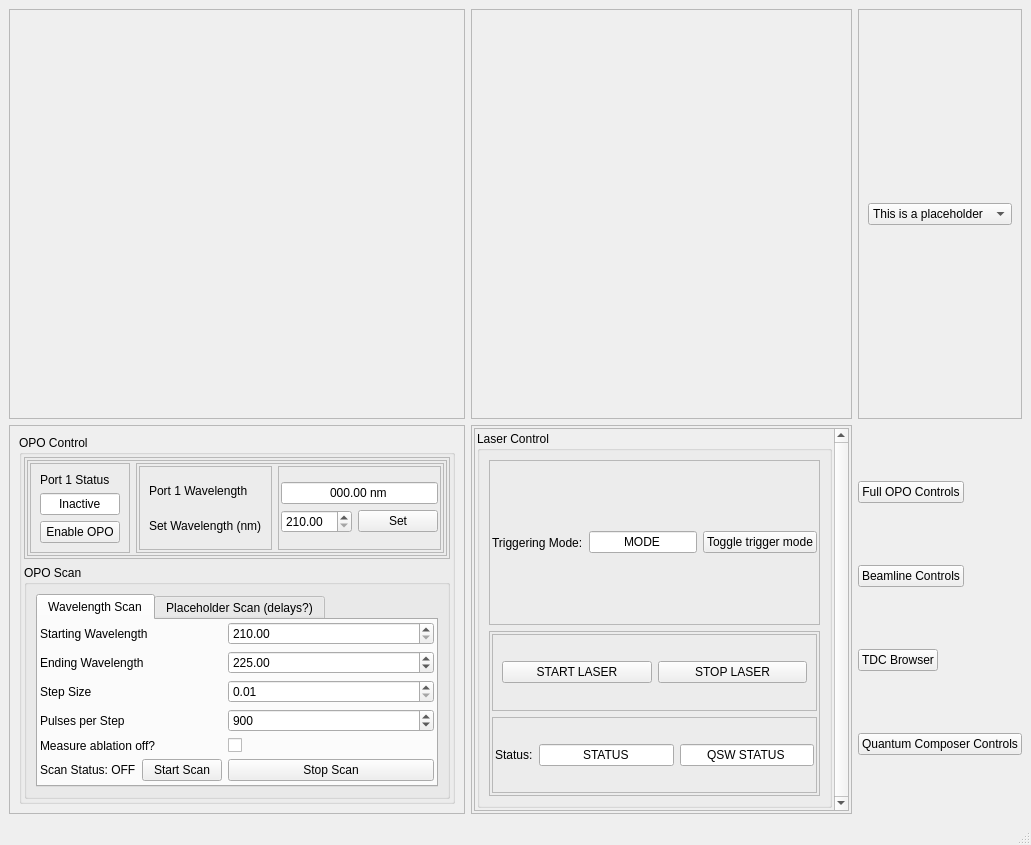
<?xml version="1.0" encoding="UTF-8"?>
<ui version="4.0">
 <class>MainWindow</class>
 <widget class="QMainWindow" name="MainWindow">
  <property name="geometry">
   <rect>
    <x>0</x>
    <y>0</y>
    <width>884</width>
    <height>845</height>
   </rect>
  </property>
  <property name="windowTitle">
   <string>MainWindow</string>
  </property>
  <widget class="QWidget" name="centralwidget">
   <layout class="QGridLayout" name="gridLayout_2">
    <item row="1" column="1">
     <layout class="QGridLayout" name="gridLayout">
      <item row="6" column="0">
       <widget class="QFrame" name="frameOPO">
        <property name="sizePolicy">
         <sizepolicy hsizetype="Preferred" vsizetype="Preferred">
          <horstretch>1</horstretch>
          <verstretch>0</verstretch>
         </sizepolicy>
        </property>
        <property name="frameShape">
         <enum>QFrame::Shape::StyledPanel</enum>
        </property>
        <property name="frameShadow">
         <enum>QFrame::Shadow::Raised</enum>
        </property>
        <layout class="QVBoxLayout" name="verticalLayout_15">
         <item>
          <widget class="QGroupBox" name="groupBox">
           <property name="title">
            <string>OPO Control</string>
           </property>
           <layout class="QVBoxLayout" name="verticalLayout_6">
            <property name="leftMargin">
             <number>2</number>
            </property>
            <property name="topMargin">
             <number>2</number>
            </property>
            <property name="rightMargin">
             <number>2</number>
            </property>
            <property name="bottomMargin">
             <number>2</number>
            </property>
            <item>
             <widget class="QFrame" name="frame_8">
              <property name="frameShape">
               <enum>QFrame::Shape::StyledPanel</enum>
              </property>
              <property name="frameShadow">
               <enum>QFrame::Shadow::Raised</enum>
              </property>
              <layout class="QHBoxLayout" name="horizontalLayout_5">
               <property name="leftMargin">
                <number>2</number>
               </property>
               <property name="topMargin">
                <number>2</number>
               </property>
               <property name="rightMargin">
                <number>2</number>
               </property>
               <property name="bottomMargin">
                <number>2</number>
               </property>
               <item>
                <widget class="QFrame" name="frame">
                 <property name="frameShape">
                  <enum>QFrame::Shape::StyledPanel</enum>
                 </property>
                 <property name="frameShadow">
                  <enum>QFrame::Shadow::Raised</enum>
                 </property>
                 <layout class="QHBoxLayout" name="horizontalLayout">
                  <property name="leftMargin">
                   <number>2</number>
                  </property>
                  <property name="topMargin">
                   <number>2</number>
                  </property>
                  <property name="rightMargin">
                   <number>2</number>
                  </property>
                  <property name="bottomMargin">
                   <number>2</number>
                  </property>
                  <item>
                   <widget class="QFrame" name="frame_5">
                    <property name="frameShape">
                     <enum>QFrame::Shape::StyledPanel</enum>
                    </property>
                    <property name="frameShadow">
                     <enum>QFrame::Shadow::Raised</enum>
                    </property>
                    <layout class="QVBoxLayout" name="verticalLayout_3">
                     <item>
                      <widget class="QLabel" name="label">
                       <property name="text">
                        <string>Port 1 Status</string>
                       </property>
                      </widget>
                     </item>
                     <item>
                      <widget class="QLineEdit" name="Port1Status">
                       <property name="text">
                        <string>Inactive</string>
                       </property>
                       <property name="alignment">
                        <set>Qt::AlignmentFlag::AlignCenter</set>
                       </property>
                       <property name="readOnly">
                        <bool>true</bool>
                       </property>
                      </widget>
                     </item>
                     <item>
                      <widget class="QPushButton" name="pushButtonToggleOPO">
                       <property name="text">
                        <string>Enable OPO</string>
                       </property>
                      </widget>
                     </item>
                    </layout>
                   </widget>
                  </item>
                  <item>
                   <widget class="QFrame" name="frame_2">
                    <property name="sizePolicy">
                     <sizepolicy hsizetype="Preferred" vsizetype="Preferred">
                      <horstretch>0</horstretch>
                      <verstretch>1</verstretch>
                     </sizepolicy>
                    </property>
                    <property name="frameShape">
                     <enum>QFrame::Shape::StyledPanel</enum>
                    </property>
                    <property name="frameShadow">
                     <enum>QFrame::Shadow::Raised</enum>
                    </property>
                    <layout class="QHBoxLayout" name="horizontalLayout_2">
                     <property name="leftMargin">
                      <number>2</number>
                     </property>
                     <property name="topMargin">
                      <number>2</number>
                     </property>
                     <property name="rightMargin">
                      <number>2</number>
                     </property>
                     <property name="bottomMargin">
                      <number>2</number>
                     </property>
                     <item>
                      <widget class="QFrame" name="frame_12">
                       <property name="frameShape">
                        <enum>QFrame::Shape::StyledPanel</enum>
                       </property>
                       <property name="frameShadow">
                        <enum>QFrame::Shadow::Raised</enum>
                       </property>
                       <layout class="QVBoxLayout" name="verticalLayout_13">
                        <item>
                         <widget class="QLabel" name="label_14">
                          <property name="text">
                           <string>Port 1 Wavelength</string>
                          </property>
                         </widget>
                        </item>
                        <item>
                         <widget class="QLabel" name="label_2">
                          <property name="text">
                           <string>Set Wavelength (nm)</string>
                          </property>
                         </widget>
                        </item>
                       </layout>
                      </widget>
                     </item>
                     <item>
                      <widget class="QFrame" name="frame_3">
                       <property name="sizePolicy">
                        <sizepolicy hsizetype="Preferred" vsizetype="Preferred">
                         <horstretch>0</horstretch>
                         <verstretch>1</verstretch>
                        </sizepolicy>
                       </property>
                       <property name="frameShape">
                        <enum>QFrame::Shape::StyledPanel</enum>
                       </property>
                       <property name="frameShadow">
                        <enum>QFrame::Shadow::Raised</enum>
                       </property>
                       <layout class="QVBoxLayout" name="verticalLayout_8">
                        <property name="leftMargin">
                         <number>2</number>
                        </property>
                        <property name="topMargin">
                         <number>2</number>
                        </property>
                        <property name="rightMargin">
                         <number>2</number>
                        </property>
                        <property name="bottomMargin">
                         <number>2</number>
                        </property>
                        <item>
                         <layout class="QGridLayout" name="gridLayout_3">
                          <item row="1" column="2">
                           <widget class="QPushButton" name="pushButtonOPOSet">
                            <property name="text">
                             <string>Set</string>
                            </property>
                           </widget>
                          </item>
                          <item row="0" column="1" colspan="2">
                           <widget class="QLineEdit" name="lineEditOPOCurrent">
                            <property name="sizePolicy">
                             <sizepolicy hsizetype="Preferred" vsizetype="Fixed">
                              <horstretch>0</horstretch>
                              <verstretch>0</verstretch>
                             </sizepolicy>
                            </property>
                            <property name="text">
                             <string>000.00 nm</string>
                            </property>
                            <property name="alignment">
                             <set>Qt::AlignmentFlag::AlignCenter</set>
                            </property>
                            <property name="readOnly">
                             <bool>true</bool>
                            </property>
                           </widget>
                          </item>
                          <item row="1" column="1">
                           <widget class="QDoubleSpinBox" name="doubleSpinBoxSetOPOWavelength">
                            <property name="minimum">
                             <double>210.000000000000000</double>
                            </property>
                            <property name="maximum">
                             <double>2300.000000000000000</double>
                            </property>
                            <property name="singleStep">
                             <double>0.010000000000000</double>
                            </property>
                            <property name="value">
                             <double>210.000000000000000</double>
                            </property>
                           </widget>
                          </item>
                         </layout>
                        </item>
                       </layout>
                      </widget>
                     </item>
                    </layout>
                   </widget>
                  </item>
                 </layout>
                </widget>
               </item>
              </layout>
             </widget>
            </item>
            <item>
             <widget class="QGroupBox" name="groupBox_2">
              <property name="sizePolicy">
               <sizepolicy hsizetype="Preferred" vsizetype="Preferred">
                <horstretch>0</horstretch>
                <verstretch>1</verstretch>
               </sizepolicy>
              </property>
              <property name="title">
               <string>OPO Scan</string>
              </property>
              <layout class="QVBoxLayout" name="verticalLayout_10">
               <item>
                <widget class="QTabWidget" name="tabWidgetScan">
                 <property name="toolTip">
                  <string/>
                 </property>
                 <property name="currentIndex">
                  <number>0</number>
                 </property>
                 <widget class="QWidget" name="TabScanWavelength">
                  <attribute name="title">
                   <string>Wavelength Scan</string>
                  </attribute>
                  <layout class="QVBoxLayout" name="verticalLayout_11">
                   <property name="leftMargin">
                    <number>2</number>
                   </property>
                   <property name="topMargin">
                    <number>2</number>
                   </property>
                   <property name="rightMargin">
                    <number>2</number>
                   </property>
                   <property name="bottomMargin">
                    <number>2</number>
                   </property>
                   <item>
                    <layout class="QFormLayout" name="formLayout">
                     <item row="0" column="0">
                      <widget class="QLabel" name="label_5">
                       <property name="text">
                        <string>Starting Wavelength</string>
                       </property>
                      </widget>
                     </item>
                     <item row="0" column="1">
                      <widget class="QDoubleSpinBox" name="doubleSpinBoxScanStartingWavelength">
                       <property name="minimum">
                        <double>210.000000000000000</double>
                       </property>
                       <property name="maximum">
                        <double>2300.000000000000000</double>
                       </property>
                       <property name="singleStep">
                        <double>0.010000000000000</double>
                       </property>
                       <property name="value">
                        <double>210.000000000000000</double>
                       </property>
                      </widget>
                     </item>
                     <item row="1" column="0">
                      <widget class="QLabel" name="label_6">
                       <property name="text">
                        <string>Ending Wavelength</string>
                       </property>
                      </widget>
                     </item>
                     <item row="2" column="0">
                      <widget class="QLabel" name="label_7">
                       <property name="text">
                        <string>Step Size</string>
                       </property>
                      </widget>
                     </item>
                     <item row="2" column="1">
                      <widget class="QDoubleSpinBox" name="doubleSpinBoxScanStepSize">
                       <property name="minimum">
                        <double>0.010000000000000</double>
                       </property>
                       <property name="singleStep">
                        <double>0.010000000000000</double>
                       </property>
                       <property name="value">
                        <double>0.010000000000000</double>
                       </property>
                      </widget>
                     </item>
                     <item row="3" column="0">
                      <widget class="QLabel" name="label_8">
                       <property name="text">
                        <string>Pulses per Step</string>
                       </property>
                      </widget>
                     </item>
                     <item row="3" column="1">
                      <widget class="QSpinBox" name="spinBoxScanPulsesPerStep">
                       <property name="minimum">
                        <number>1</number>
                       </property>
                       <property name="maximum">
                        <number>100000</number>
                       </property>
                       <property name="value">
                        <number>900</number>
                       </property>
                      </widget>
                     </item>
                     <item row="5" column="0">
                      <widget class="QFrame" name="frame_10">
                       <property name="frameShape">
                        <enum>QFrame::Shape::NoFrame</enum>
                       </property>
                       <property name="frameShadow">
                        <enum>QFrame::Shadow::Plain</enum>
                       </property>
                       <layout class="QHBoxLayout" name="horizontalLayout_8">
                        <property name="leftMargin">
                         <number>0</number>
                        </property>
                        <property name="topMargin">
                         <number>0</number>
                        </property>
                        <property name="rightMargin">
                         <number>0</number>
                        </property>
                        <property name="bottomMargin">
                         <number>0</number>
                        </property>
                        <item>
                         <widget class="QLabel" name="labelScanStatus">
                          <property name="text">
                           <string>Scan Status: OFF</string>
                          </property>
                         </widget>
                        </item>
                        <item>
                         <widget class="QPushButton" name="pushButtonStartScan">
                          <property name="text">
                           <string>Start Scan</string>
                          </property>
                          <property name="default">
                           <bool>false</bool>
                          </property>
                          <property name="flat">
                           <bool>false</bool>
                          </property>
                         </widget>
                        </item>
                       </layout>
                      </widget>
                     </item>
                     <item row="5" column="1">
                      <widget class="QFrame" name="frame_11">
                       <property name="frameShape">
                        <enum>QFrame::Shape::NoFrame</enum>
                       </property>
                       <property name="frameShadow">
                        <enum>QFrame::Shadow::Plain</enum>
                       </property>
                       <layout class="QHBoxLayout" name="horizontalLayout_9">
                        <property name="leftMargin">
                         <number>0</number>
                        </property>
                        <property name="topMargin">
                         <number>0</number>
                        </property>
                        <property name="rightMargin">
                         <number>0</number>
                        </property>
                        <property name="bottomMargin">
                         <number>0</number>
                        </property>
                        <item>
                         <widget class="QPushButton" name="pushButtonStopScan">
                          <property name="text">
                           <string>Stop Scan</string>
                          </property>
                          <property name="default">
                           <bool>false</bool>
                          </property>
                          <property name="flat">
                           <bool>false</bool>
                          </property>
                         </widget>
                        </item>
                       </layout>
                      </widget>
                     </item>
                     <item row="1" column="1">
                      <widget class="QDoubleSpinBox" name="doubleSpinBoxScanEndingWavelength">
                       <property name="minimum">
                        <double>210.000000000000000</double>
                       </property>
                       <property name="maximum">
                        <double>2300.000000000000000</double>
                       </property>
                       <property name="singleStep">
                        <double>0.010000000000000</double>
                       </property>
                       <property name="value">
                        <double>225.000000000000000</double>
                       </property>
                      </widget>
                     </item>
                     <item row="4" column="0">
                      <widget class="QLabel" name="label_13">
                       <property name="text">
                        <string>Measure ablation off?</string>
                       </property>
                      </widget>
                     </item>
                     <item row="4" column="1">
                      <widget class="QCheckBox" name="checkBoxScanMeasureAblationOff">
                       <property name="text">
                        <string/>
                       </property>
                      </widget>
                     </item>
                    </layout>
                   </item>
                  </layout>
                 </widget>
                 <widget class="QWidget" name="tab_6">
                  <attribute name="title">
                   <string>Placeholder Scan (delays?)</string>
                  </attribute>
                  <layout class="QVBoxLayout" name="verticalLayout_12">
                   <property name="leftMargin">
                    <number>2</number>
                   </property>
                   <property name="topMargin">
                    <number>2</number>
                   </property>
                   <property name="rightMargin">
                    <number>2</number>
                   </property>
                   <property name="bottomMargin">
                    <number>2</number>
                   </property>
                   <item>
                    <layout class="QFormLayout" name="formLayout_2">
                     <item row="0" column="0">
                      <widget class="QLabel" name="label_9">
                       <property name="text">
                        <string>Placeholder</string>
                       </property>
                      </widget>
                     </item>
                     <item row="1" column="0">
                      <widget class="QLabel" name="label_10">
                       <property name="text">
                        <string>Ending Wavelength</string>
                       </property>
                      </widget>
                     </item>
                     <item row="2" column="0">
                      <widget class="QLabel" name="label_11">
                       <property name="text">
                        <string>Step Size</string>
                       </property>
                      </widget>
                     </item>
                     <item row="2" column="1">
                      <widget class="QDoubleSpinBox" name="doubleSpinBox_4">
                       <property name="singleStep">
                        <double>0.010000000000000</double>
                       </property>
                       <property name="value">
                        <double>0.010000000000000</double>
                       </property>
                      </widget>
                     </item>
                     <item row="3" column="0">
                      <widget class="QLabel" name="label_12">
                       <property name="text">
                        <string>Pulses per Step</string>
                       </property>
                      </widget>
                     </item>
                     <item row="3" column="1">
                      <widget class="QSpinBox" name="spinBox_2"/>
                     </item>
                     <item row="0" column="1">
                      <widget class="QDoubleSpinBox" name="doubleSpinBox_5">
                       <property name="minimum">
                        <double>210.000000000000000</double>
                       </property>
                       <property name="maximum">
                        <double>2300.000000000000000</double>
                       </property>
                       <property name="singleStep">
                        <double>0.010000000000000</double>
                       </property>
                       <property name="value">
                        <double>210.000000000000000</double>
                       </property>
                      </widget>
                     </item>
                     <item row="1" column="1">
                      <widget class="QDoubleSpinBox" name="doubleSpinBox_6">
                       <property name="singleStep">
                        <double>0.010000000000000</double>
                       </property>
                       <property name="value">
                        <double>0.010000000000000</double>
                       </property>
                      </widget>
                     </item>
                     <item row="4" column="0">
                      <widget class="QPushButton" name="pushButton_8">
                       <property name="text">
                        <string>Start Scan</string>
                       </property>
                      </widget>
                     </item>
                     <item row="4" column="1">
                      <widget class="QPushButton" name="pushButton_9">
                       <property name="text">
                        <string>Stop Scan</string>
                       </property>
                      </widget>
                     </item>
                    </layout>
                   </item>
                  </layout>
                 </widget>
                </widget>
               </item>
              </layout>
             </widget>
            </item>
           </layout>
          </widget>
         </item>
        </layout>
       </widget>
      </item>
      <item row="6" column="2">
       <layout class="QVBoxLayout" name="verticalLayout_17">
        <item>
         <widget class="QPushButton" name="pushButtonOpenOPOGUI">
          <property name="sizePolicy">
           <sizepolicy hsizetype="Fixed" vsizetype="Fixed">
            <horstretch>0</horstretch>
            <verstretch>0</verstretch>
           </sizepolicy>
          </property>
          <property name="text">
           <string>Full OPO Controls</string>
          </property>
         </widget>
        </item>
        <item>
         <widget class="QPushButton" name="pushButtonOpenBeamlineGui">
          <property name="sizePolicy">
           <sizepolicy hsizetype="Fixed" vsizetype="Fixed">
            <horstretch>0</horstretch>
            <verstretch>0</verstretch>
           </sizepolicy>
          </property>
          <property name="text">
           <string>Beamline Controls</string>
          </property>
         </widget>
        </item>
        <item>
         <widget class="QPushButton" name="pushButtonOpenTDCBrowser">
          <property name="sizePolicy">
           <sizepolicy hsizetype="Fixed" vsizetype="Fixed">
            <horstretch>0</horstretch>
            <verstretch>0</verstretch>
           </sizepolicy>
          </property>
          <property name="text">
           <string>TDC Browser</string>
          </property>
         </widget>
        </item>
        <item>
         <widget class="QPushButton" name="pushButtonOpenQC">
          <property name="sizePolicy">
           <sizepolicy hsizetype="Fixed" vsizetype="Fixed">
            <horstretch>0</horstretch>
            <verstretch>0</verstretch>
           </sizepolicy>
          </property>
          <property name="text">
           <string>Quantum Composer Controls</string>
          </property>
         </widget>
        </item>
       </layout>
      </item>
      <item row="5" column="2">
       <widget class="QFrame" name="framePlaceholder">
        <property name="sizePolicy">
         <sizepolicy hsizetype="Preferred" vsizetype="Preferred">
          <horstretch>0</horstretch>
          <verstretch>0</verstretch>
         </sizepolicy>
        </property>
        <property name="frameShape">
         <enum>QFrame::Shape::StyledPanel</enum>
        </property>
        <property name="frameShadow">
         <enum>QFrame::Shadow::Raised</enum>
        </property>
        <layout class="QVBoxLayout" name="verticalLayout_18">
         <item>
          <widget class="QComboBox" name="comboBox">
           <item>
            <property name="text">
             <string>This is a placeholder</string>
            </property>
           </item>
          </widget>
         </item>
        </layout>
       </widget>
      </item>
      <item row="5" column="0">
       <widget class="QFrame" name="frameTDC">
        <property name="sizePolicy">
         <sizepolicy hsizetype="Preferred" vsizetype="Preferred">
          <horstretch>1</horstretch>
          <verstretch>1</verstretch>
         </sizepolicy>
        </property>
        <property name="frameShape">
         <enum>QFrame::Shape::StyledPanel</enum>
        </property>
        <property name="frameShadow">
         <enum>QFrame::Shadow::Raised</enum>
        </property>
        <layout class="QVBoxLayout" name="verticalLayout_14"/>
       </widget>
      </item>
      <item row="6" column="1">
       <widget class="QFrame" name="frameLaser">
        <property name="sizePolicy">
         <sizepolicy hsizetype="MinimumExpanding" vsizetype="Preferred">
          <horstretch>1</horstretch>
          <verstretch>0</verstretch>
         </sizepolicy>
        </property>
        <property name="frameShape">
         <enum>QFrame::Shape::StyledPanel</enum>
        </property>
        <property name="frameShadow">
         <enum>QFrame::Shadow::Raised</enum>
        </property>
        <layout class="QVBoxLayout" name="verticalLayout_4">
         <property name="leftMargin">
          <number>2</number>
         </property>
         <property name="topMargin">
          <number>2</number>
         </property>
         <property name="rightMargin">
          <number>2</number>
         </property>
         <property name="bottomMargin">
          <number>2</number>
         </property>
         <item>
          <widget class="QScrollArea" name="scrollArea">
           <property name="sizePolicy">
            <sizepolicy hsizetype="Expanding" vsizetype="Expanding">
             <horstretch>0</horstretch>
             <verstretch>0</verstretch>
            </sizepolicy>
           </property>
           <property name="verticalScrollBarPolicy">
            <enum>Qt::ScrollBarPolicy::ScrollBarAlwaysOn</enum>
           </property>
           <property name="horizontalScrollBarPolicy">
            <enum>Qt::ScrollBarPolicy::ScrollBarAlwaysOff</enum>
           </property>
           <property name="widgetResizable">
            <bool>true</bool>
           </property>
           <widget class="QWidget" name="scrollAreaWidgetContents">
            <property name="geometry">
             <rect>
              <x>0</x>
              <y>0</y>
              <width>328</width>
              <height>429</height>
             </rect>
            </property>
            <property name="sizePolicy">
             <sizepolicy hsizetype="Preferred" vsizetype="Expanding">
              <horstretch>0</horstretch>
              <verstretch>0</verstretch>
             </sizepolicy>
            </property>
            <layout class="QVBoxLayout" name="verticalLayout_7">
             <property name="leftMargin">
              <number>2</number>
             </property>
             <property name="topMargin">
              <number>2</number>
             </property>
             <property name="rightMargin">
              <number>2</number>
             </property>
             <property name="bottomMargin">
              <number>2</number>
             </property>
             <item>
              <widget class="QGroupBox" name="groupBox_3">
               <property name="sizePolicy">
                <sizepolicy hsizetype="Preferred" vsizetype="Preferred">
                 <horstretch>0</horstretch>
                 <verstretch>1</verstretch>
                </sizepolicy>
               </property>
               <property name="title">
                <string>Laser Control</string>
               </property>
               <layout class="QGridLayout" name="gridLayout_4">
                <item row="0" column="0">
                 <widget class="QFrame" name="frame_9">
                  <property name="frameShape">
                   <enum>QFrame::Shape::StyledPanel</enum>
                  </property>
                  <property name="frameShadow">
                   <enum>QFrame::Shadow::Raised</enum>
                  </property>
                  <layout class="QHBoxLayout" name="horizontalLayout_6">
                   <property name="leftMargin">
                    <number>2</number>
                   </property>
                   <property name="topMargin">
                    <number>2</number>
                   </property>
                   <property name="rightMargin">
                    <number>2</number>
                   </property>
                   <property name="bottomMargin">
                    <number>2</number>
                   </property>
                   <item>
                    <widget class="QLabel" name="label_4">
                     <property name="text">
                      <string>Triggering Mode:</string>
                     </property>
                    </widget>
                   </item>
                   <item>
                    <widget class="QLineEdit" name="lineEditTrigMode">
                     <property name="text">
                      <string>MODE</string>
                     </property>
                     <property name="frame">
                      <bool>true</bool>
                     </property>
                     <property name="alignment">
                      <set>Qt::AlignmentFlag::AlignCenter</set>
                     </property>
                     <property name="readOnly">
                      <bool>true</bool>
                     </property>
                    </widget>
                   </item>
                   <item>
                    <widget class="QPushButton" name="pushButtonToggleTrigMode">
                     <property name="text">
                      <string>Toggle trigger mode</string>
                     </property>
                    </widget>
                   </item>
                  </layout>
                 </widget>
                </item>
                <item row="1" column="0">
                 <widget class="QFrame" name="frame_7">
                  <property name="frameShape">
                   <enum>QFrame::Shape::StyledPanel</enum>
                  </property>
                  <property name="frameShadow">
                   <enum>QFrame::Shadow::Raised</enum>
                  </property>
                  <layout class="QVBoxLayout" name="verticalLayout_9">
                   <property name="leftMargin">
                    <number>2</number>
                   </property>
                   <property name="topMargin">
                    <number>2</number>
                   </property>
                   <property name="rightMargin">
                    <number>2</number>
                   </property>
                   <property name="bottomMargin">
                    <number>2</number>
                   </property>
                   <item>
                    <widget class="QFrame" name="frame_6">
                     <property name="frameShape">
                      <enum>QFrame::Shape::StyledPanel</enum>
                     </property>
                     <property name="frameShadow">
                      <enum>QFrame::Shadow::Raised</enum>
                     </property>
                     <layout class="QHBoxLayout" name="horizontalLayout_4">
                      <item>
                       <widget class="QPushButton" name="pushButtonStartLaser">
                        <property name="text">
                         <string>START LASER</string>
                        </property>
                       </widget>
                      </item>
                      <item>
                       <widget class="QPushButton" name="pushButtonStopLaser">
                        <property name="text">
                         <string>STOP LASER</string>
                        </property>
                       </widget>
                      </item>
                     </layout>
                    </widget>
                   </item>
                   <item>
                    <widget class="QFrame" name="frame_4">
                     <property name="frameShape">
                      <enum>QFrame::Shape::StyledPanel</enum>
                     </property>
                     <property name="frameShadow">
                      <enum>QFrame::Shadow::Raised</enum>
                     </property>
                     <layout class="QHBoxLayout" name="horizontalLayout_3">
                      <property name="leftMargin">
                       <number>2</number>
                      </property>
                      <property name="topMargin">
                       <number>2</number>
                      </property>
                      <property name="rightMargin">
                       <number>2</number>
                      </property>
                      <property name="bottomMargin">
                       <number>2</number>
                      </property>
                      <item>
                       <widget class="QLabel" name="label_3">
                        <property name="text">
                         <string>Status:</string>
                        </property>
                       </widget>
                      </item>
                      <item>
                       <widget class="QLineEdit" name="lineEditLaserStatus">
                        <property name="text">
                         <string>STATUS</string>
                        </property>
                        <property name="alignment">
                         <set>Qt::AlignmentFlag::AlignCenter</set>
                        </property>
                        <property name="readOnly">
                         <bool>true</bool>
                        </property>
                       </widget>
                      </item>
                      <item>
                       <widget class="QLineEdit" name="lineEditQSWStatus">
                        <property name="text">
                         <string>QSW STATUS</string>
                        </property>
                        <property name="alignment">
                         <set>Qt::AlignmentFlag::AlignCenter</set>
                        </property>
                        <property name="readOnly">
                         <bool>true</bool>
                        </property>
                       </widget>
                      </item>
                     </layout>
                    </widget>
                   </item>
                  </layout>
                 </widget>
                </item>
               </layout>
              </widget>
             </item>
            </layout>
           </widget>
          </widget>
         </item>
        </layout>
       </widget>
      </item>
      <item row="5" column="1">
       <widget class="QFrame" name="frameAblation">
        <property name="sizePolicy">
         <sizepolicy hsizetype="Preferred" vsizetype="Preferred">
          <horstretch>1</horstretch>
          <verstretch>1</verstretch>
         </sizepolicy>
        </property>
        <property name="frameShape">
         <enum>QFrame::Shape::StyledPanel</enum>
        </property>
        <property name="frameShadow">
         <enum>QFrame::Shadow::Raised</enum>
        </property>
        <layout class="QVBoxLayout" name="verticalLayout_16"/>
       </widget>
      </item>
     </layout>
    </item>
   </layout>
  </widget>
  <widget class="QMenuBar" name="menubar">
   <property name="geometry">
    <rect>
     <x>0</x>
     <y>0</y>
     <width>884</width>
     <height>37</height>
    </rect>
   </property>
  </widget>
  <widget class="QStatusBar" name="statusbar"/>
 </widget>
 <resources/>
 <connections/>
</ui>
